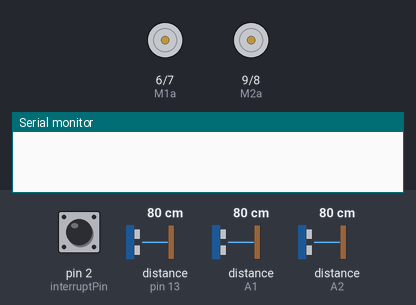
Bench run of a sketch on a simulated Arduino Uno, built with avr-gcc and run on an emulated ATmega328P. On the bench: motor-driver pin pairs drawn as motors (green arrow = first pin HIGH = forward, orange = second pin HIGH = backward, longer = more drive, scaled by the enable pin), the last lines printed to the serial monitor. Inputs (shaded band) come from the test bench; at power-on: pin 2 (interruptPin) HIGH, distance to the obstacle (sensors on A2, pin 13, A1) 80 cm. The echo pulse lasts 58.3 µs per cm.

Above: at 1.2 s.
1.3 s: pin 2 (interruptPin) pulled LOW for 0.15 s
At 2.5 s:
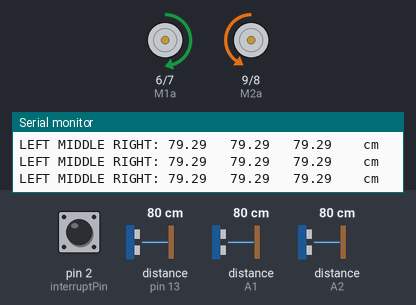
2.9 s: distance to the obstacle (sensor on A2) set to 23 cm
5.9 s: distance to the obstacle (sensor on A2) set to 19 cm
At 6.14 s:
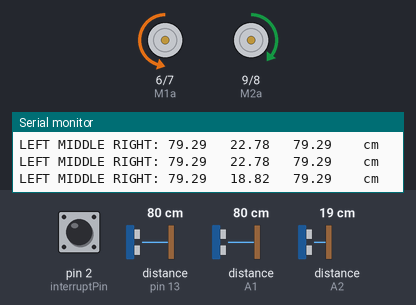
At 6.62 s:
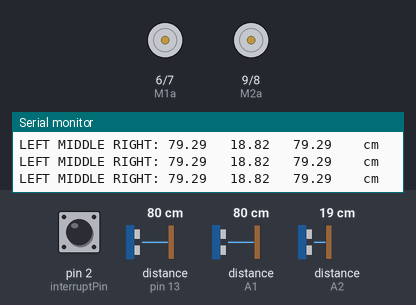
8.9 s: distance to the obstacle (sensor on pin 13) set to 203 cm
11.9 s: distance to the obstacle (sensor on A1) set to 2 cm
At 12.46 s:
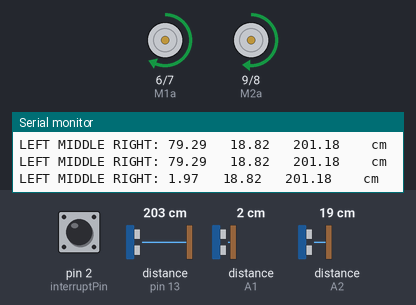
14.9 s: distance to the obstacle (sensor on pin 13) set to 23 cm
17.9 s: distance to the obstacle (sensor on pin 13) set to 18 cm
Timing chart, 0 to 21.9 s (numbered marks = the images above; inputs shaded):
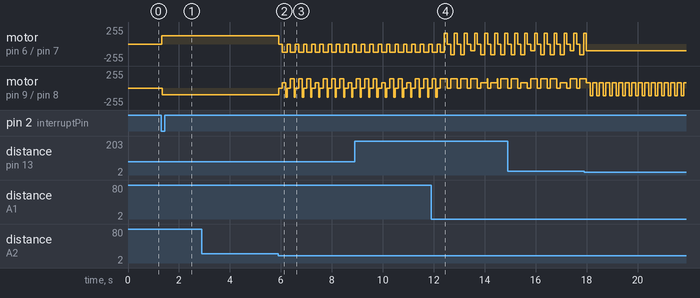

Measured:
- the behaviour switches between 21 and 20 cm on distance to the obstacle (sensor on A2) (found by bisection; images 1 and 2)
- after the input at 1.3 s, motor on pin 6 (M1a) / pin 7 (M1b): stopped → forward 121/255 at once; motor on pin 9 (M2a) / pin 8 (M2b): stopped → backward 101/255 at once

The sketch:

ObstacleAvoidingCar.ino
```cpp
#define TRIGPIN1 A3
#define ECHOPIN1 A2

#define TRIGPIN2 12
#define ECHOPIN2 13

#define TRIGPIN3 A0
#define ECHOPIN3 A1

//on_off
const byte interruptPin = 2;
int state = 0;
bool flag =false;
unsigned long lastMillis = 0;

void intFunc(){
  unsigned long newMillis = millis();
  if(newMillis - lastMillis >200){
     flag = true;
     if(state>=1){
        state=0;
     }
     else{
        state=state+1;
     }
     lastMillis=newMillis;
  }
}

//motor
int M1a=6,M1b=7; // 這組用來控制第一顆馬達正反轉
int ENa=5; //第一顆馬達的速度
int M2a=9,M2b=8; // 這組用來控制第 2 顆馬達
int ENb=10; //第二顆馬達的速度

void forward(){
    digitalWrite(M1a,HIGH);
    digitalWrite(M1b, LOW);
    analogWrite(ENa, 121); // 左馬達
    delay(20);

    digitalWrite(M2a,LOW);
    digitalWrite(M2b,HIGH);
    analogWrite(ENb,101); // 右馬達
    delay(20);
}

void back(){
    digitalWrite(M1a,LOW);
    digitalWrite(M1b, HIGH);
    analogWrite(ENa, 100); // 左馬達

    digitalWrite(M2a,HIGH);
    digitalWrite(M2b,LOW);
    analogWrite(ENb,81); // 右馬達
    delay(150);
}

void stopgoing(){

    digitalWrite(M1a,HIGH);
    digitalWrite(M1b, LOW);
    analogWrite(ENa, 0); // 左馬達
    //delay(500);

    digitalWrite(M2a,LOW);
    digitalWrite(M2b,HIGH);
    analogWrite(ENb,0); // 右馬達
    delay(130);
}

void left(){

    digitalWrite(M2a,LOW);
    digitalWrite(M2b,HIGH);
    analogWrite(ENb,141); // 右馬達 因為右馬力小20
    delay(30);

    digitalWrite(M1a,LOW);
    digitalWrite(M1b, HIGH);
    analogWrite(ENa, 121); // 左馬達
   // delay(100);

}

void right(){

    digitalWrite(M1a,HIGH);
    digitalWrite(M1b, LOW);
    analogWrite(ENa, 161); // 左馬達
    delay(100);

    digitalWrite(M2a,HIGH);
    digitalWrite(M2b,LOW);
    analogWrite(ENb,141); // 右馬達

}

void backleft(){
    digitalWrite(M2a,LOW);
    digitalWrite(M2b,HIGH);
    analogWrite(ENb,119); // 右馬達
    delay(100);

    digitalWrite(M1a,LOW);
    digitalWrite(M1b, HIGH);
    analogWrite(ENa, 99); // 左馬達
   // delay(100);
}

//1-->middle;   2-->right；   3-->left
// HC-SR04
float ping1(){
    digitalWrite(TRIGPIN1,LOW);
    delayMicroseconds(2);
    digitalWrite(TRIGPIN1,HIGH);
    delayMicroseconds(10);
    digitalWrite(TRIGPIN1,LOW);
    return pulseIn(ECHOPIN1,HIGH)*0.017;

}

float ping2(){
    digitalWrite(TRIGPIN2,LOW);
    delayMicroseconds(2);
    digitalWrite(TRIGPIN2,HIGH);
    delayMicroseconds(10);
    digitalWrite(TRIGPIN2,LOW);
    return pulseIn(ECHOPIN2,HIGH)*0.017;

}

float ping3(){
    digitalWrite(TRIGPIN3,LOW);
    delayMicroseconds(2);
    digitalWrite(TRIGPIN3,HIGH);
    delayMicroseconds(10);
    digitalWrite(TRIGPIN3,LOW);
    return pulseIn(ECHOPIN3,HIGH)*0.017;

}


void setup()
{
   //motor
   pinMode(M1a,OUTPUT);
   pinMode(M1b,OUTPUT);
   pinMode(ENa,OUTPUT);
   pinMode(M2a,OUTPUT);
   pinMode(M2b,OUTPUT);
   pinMode(ENb,OUTPUT);

    //sensor
    Serial.begin(9600);
    pinMode(TRIGPIN1,OUTPUT);
    pinMode(TRIGPIN2,OUTPUT);
    pinMode(TRIGPIN3,OUTPUT);
    pinMode(ECHOPIN1,INPUT);
    pinMode(ECHOPIN2,INPUT);
    pinMode(ECHOPIN3,INPUT);


    pinMode(interruptPin, INPUT_PULLUP);
    attachInterrupt(0,intFunc,FALLING);
    Serial.begin(9600);


}
/*

       float MMM = ping1();
       float RRR = ping2();
       float LLL = ping3();
*/
void loop()
{

    int distance=20;
    int number=0;
    while(state){

       //sensor
       float MMM = ping1();
       float RRR = ping2();
       float LLL = ping3();
       Serial.print("LEFT MIDDLE RIGHT: ");
       Serial.print(LLL);
       Serial.print("   ");
       Serial.print(MMM);
       Serial.print("   ");
       Serial.print(RRR);
       Serial.print("   ");
       Serial.println(" cm");

       //motor ( 0 means no object and 1 means object )
       //000 FORWARD
       if(LLL>distance && MMM>distance && RRR>distance){

              forward();


       }

       //001 LEFT
       if(LLL>distance && MMM>distance && RRR<distance){


              while(1){
                if(LLL>distance && MMM>distance && MMM<distance){
                   stopgoing();
                   back();
                   left();
                   number=number+1;
                   Serial.print("   ");
                   Serial.println(number);
                }
                break;
              }
                forward();
                delay(100);
                for(int a=number;a=0;a--){
                  stopgoing();
                  back();
                  right();
                  Serial.print("   ");
                  Serial.println(number);
                }
                break;


       }


       //010 LEFT
       if(LLL>distance && MMM<=distance && RRR>distance){

              stopgoing();
              back();
              left();

       }

       //011 LEFT
       if(LLL>distance && MMM<=distance && RRR<=distance){

              stopgoing();
              back();
              left();

       }

       //100 RIGHT
       if(LLL<=distance && MMM>distance && RRR>distance){

              stopgoing();
              back();
              right();

       }

       //101 FORWARD
       if(LLL<=distance && MMM>distance && RRR<=distance){

              forward();


       }

       //110 RIGHT
       if(LLL<=distance && MMM<=distance && RRR>distance){

              stopgoing();
              back();
              right();

       }

       //111 back+left
       if(LLL<distance && MMM<=distance && RRR<=distance){

              back();
              backleft();

       }

       if(state==0)break;
    }

    digitalWrite(M1a,LOW);
    digitalWrite(M1b,LOW);
    digitalWrite(ENa,LOW);
    digitalWrite(M2a,LOW);
    digitalWrite(M2b,LOW);
    digitalWrite(ENb,LOW);


}
```
